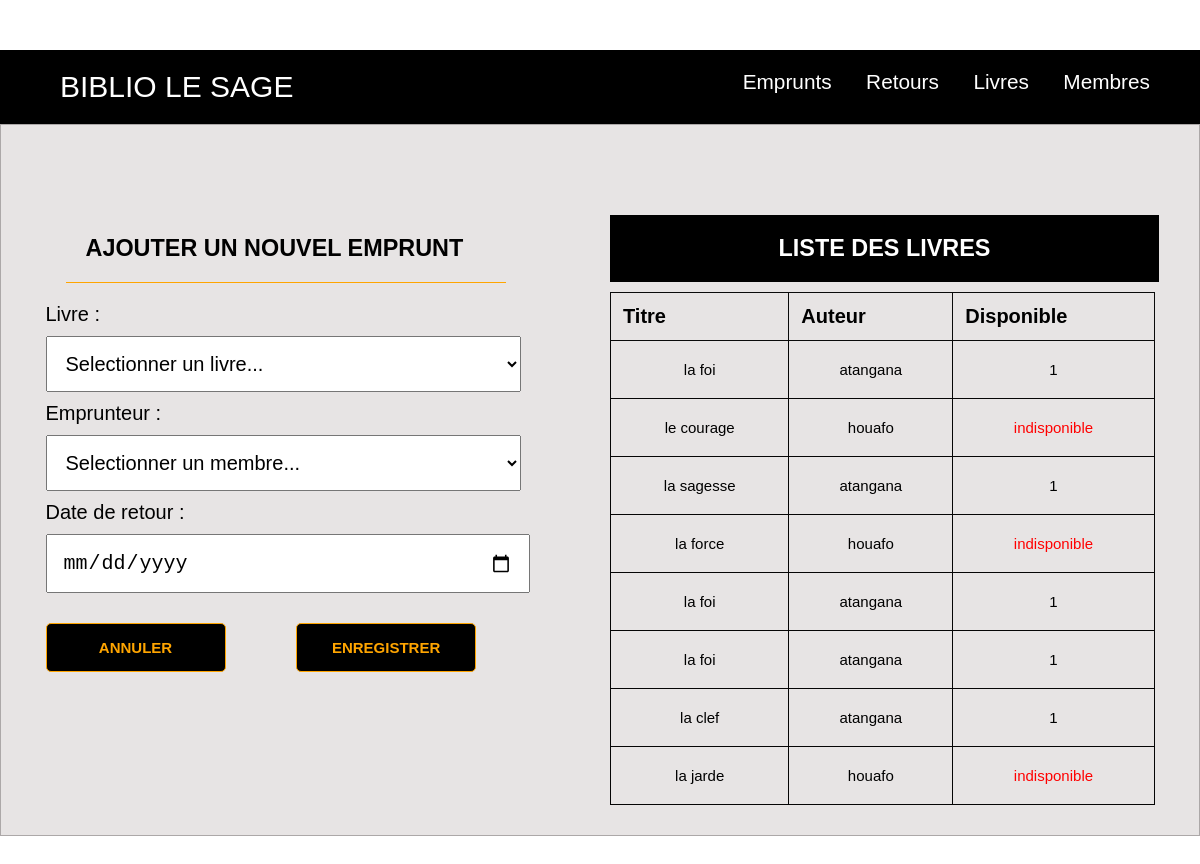
The page / on the database its author committed.
### tables this page shows
CREATE TABLE IF NOT EXISTS `livre` (
  `isbn` varchar(10) NOT NULL,
  `titre` varchar(20) NOT NULL,
  `anneeParution` date NOT NULL,
  `nombrePage` int(11) NOT NULL,
  `idauteur` int(11) NOT NULL,
  PRIMARY KEY (`isbn`),
  KEY `idauteur` (`idauteur`)
);

CREATE TABLE IF NOT EXISTS `auteur` (
  `idauteur` int(11) NOT NULL AUTO_INCREMENT,
  `nom` varchar(20) NOT NULL,
  `prenom` varchar(20) NOT NULL,
  `datenaiss` date NOT NULL,
  `numeroCNI` varchar(100) NOT NULL,
  `anneeDebut` varchar(10) NOT NULL,
  PRIMARY KEY (`idauteur`)
);

CREATE TABLE IF NOT EXISTS `exemplaire` (
  `numeroRef` int(11) NOT NULL AUTO_INCREMENT,
  `dateAchat` date NOT NULL,
  `statusDispo` tinyint(1) NOT NULL,
  `isbn` varchar(10) NOT NULL,
  PRIMARY KEY (`numeroRef`),
  KEY `isbn` (`isbn`)
);

### index.php (the view, shortened to what this page needs)
<?php
 try {
     $connect=new PDO('mysql:host=localhost;dbname=examen','root','');
 } catch (Exception $e) {
     die('erreur'.$e->getMessage());
 }
?>
<!DOCTYPE html>
<html lang="en">
<head>
    <link rel="stylesheet" href="style.css">
</head>
<body>
    <div class="content">
        <div class="log">
            <p>biblio le sage</p>
        </div>
        <nav>
            <ul>
                <li><a href="">Emprunts</a></li>
                <li><a href="">Retours</a></li>
                <li><a href="">Livres</a></li>
                <li><a href="">Membres</a></li>
            </ul>
        </nav>
    </div>
    <div class="deb">
        <div class="ref">
            <div class="form">
                <form action="index.php" method="POST">
                    <div class="baf">
                        <div class="sr">
                            <h3>Ajouter un nouvel emprunt</h3>
                        </div>
                        <label>Livre :</label><br>
                        <select name="livre" id="">
                            <option value="" selected>Selectionner un livre...</option>
                        </select><br>
                        <label>Emprunteur :</label><br>
                        <select name="membre" id="">
                            <option value="" selected>Selectionner un membre...</option>
                        </select><br>
                        <label>Date de retour :</label><br>
                        <input type="date" name="dte" id=""><br>
                        <div class="btn">
                            <button type="reset">Annuler</button>
                            <button type="submit" name="submit">Enregistrer</button>
                        </div>
                </form>
            </div>
        </div>
        <div class="taf">
            <div class="ds">
                <h3>LISTE DES LIVRES</h3>
            </div>
            <div class="table">
                <?php $get=$connect->query('SELECT DISTINCT * FROM livre,auteur,exemplaire WHERE livre.idauteur=auteur.idauteur AND livre.isbn=exemplaire.isbn '); ?>
                <table>
                    <tr>
                        <th>Titre</th>
                        <th>Auteur</th>
                        <th>Disponible</th>
                    </tr>
                    <?php while ($don=$get->fetch()) {?>
                    <tr>
                        <td> <?php echo $don['titre'];?></td>
                        <td><?php echo $don['nom'];?></td>
                        <td>
                            <?php
                            if ($don['statusDispo']==1) {
                                $cout=count(array($don['isbn']));
                               echo $cout;
                            }else {
                                echo '<p style="color:red;">'."indisponible".'</p>';
                            }?>
                        </td>
                    </tr>
                    <?php
                    }?>
                </table>
            </div>
        </div>
    </div>
</body>
</html>

### style.css (style rules this page uses)
* { margin: 0px; padding: 0px; }
body { background-color: white; font-family: Arial, Helvetica, sans-serif; padding: 40px 0px; }
.content { max-width: 1202px; background-color: black; margin: auto; margin-top: 10px; font-family: 'Franklin Gothic Medium', 'Arial Narrow', Arial, sans-serif; display: flex; justify-content: space-between; }
nav { display: inline-flex; padding: 20px; }
nav ul { list-style-type: none; padding-left: 40px; }
nav li { display: inline-block; margin-right: 30px; }
nav a { font-size: 1.3em; color: #fff; padding-bottom: 3px; text-decoration: none; font-family: Arial, Helvetica, sans-serif; }
.deb { max-width: 1200px; margin-left: auto; margin-right: auto; background-color: rgb(231, 228, 228); border: 1px solid rgb(172, 168, 168); }
.ref { max-width: 1200px; margin-left: auto; margin-right: auto; margin: 10px auto; padding: 20px 0px; display: flex; }
.form { width: 50%; font-size: 20px; margin-right: 20px; margin-left: 40px; }
.form .baf { max-width: 500px; margin-left: auto; margin-right: auto; margin-top: 60px; }
.baf .sr { width: 80%; border-bottom:1px solid orange ; padding: 20px; text-align: justify; font-size: 20px; margin: 20px ; text-transform: uppercase; }
.baf select { width: 95%; padding: 15px; margin: 10px auto; font-size: 20px; }
.baf input { width: 90%; padding: 15px; margin: 10px auto; font-size: 20px; }
.btn { width: 100%; margin: 20px auto; font-family: Arial, Helvetica, sans-serif; }
.btn button { width: 180px; padding: 15px; font-size: 15px; font-weight: 600; text-transform: uppercase; border: 1px solid orange; border-radius: 5px; margin-right: 65px; background-color: black; color: orange; cursor: pointer; }
.log { color: #fff; padding: 20px; font-size: 30px; text-transform: uppercase; margin-left: 40px; font-family: Arial, Helvetica, sans-serif; }
.taf { width: 50%; margin-left: 40px; margin-right: 80px; margin-top: 60px ; height: auto; }
.taf .ds { width: 100%; padding: 20px; font-size: 20px; text-align: center; background-color: black; color: #fff; text-transform: uppercase; font-family: Arial, Helvetica, sans-serif; }
.table { border: none; width: 107%; margin-top: 10px; }
.table table { border-collapse: collapse; width: 100%; }
td { border: 1px solid #050505; text-align: center; padding: 20px; font-size: 15px; }
th { border: 1px solid #0a0a0a; text-align: justify; padding: 12px; font-size: 20px; font-weight: bold; color: black; }

### rows shown on the page
livre: titre "la foi", idauteur.nom "atangana", exemplaire.isbn "1"
livre: titre "le courage", idauteur.nom "houafo", shows "indisponible"
livre: titre "la sagesse", idauteur.nom "atangana", exemplaire.isbn "1"
livre: titre "la force", idauteur.nom "houafo", shows "indisponible"
livre: titre "la clef", idauteur.nom "atangana", exemplaire.isbn "1"
livre: titre "la jarde", idauteur.nom "houafo", shows "indisponible"
